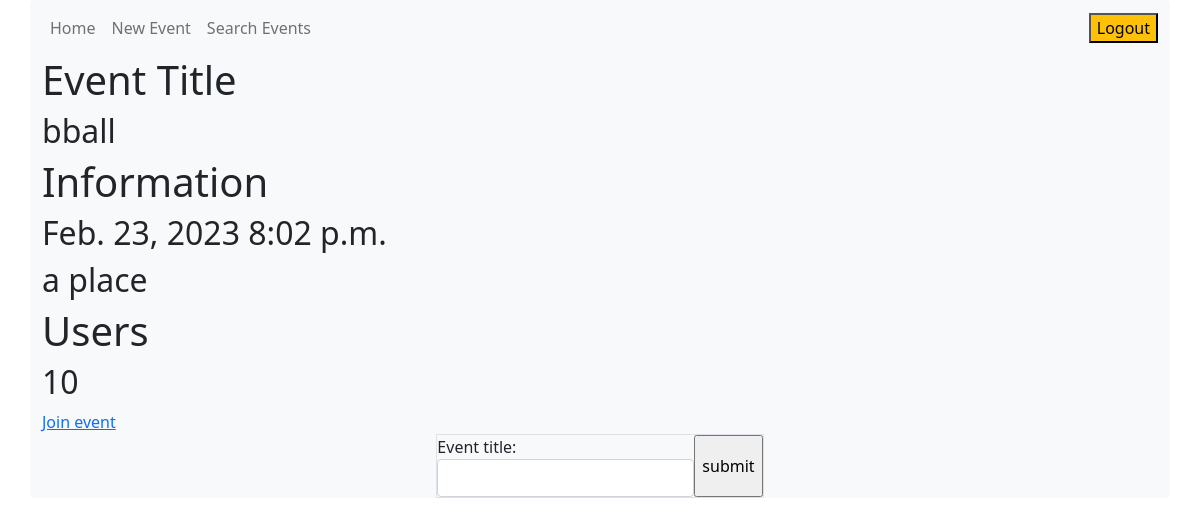
The app's page /view_event/1 with its own data.
### neighborhood_events_app/models.py (models this page shows, shortened)
class Event(models.Model):
    title = models.CharField(max_length=255)
    date = models.DateField()
    time = models.TimeField()
    max_attendees = models.IntegerField()
    information = models.CharField(max_length=255)
    location = models.CharField(max_length=255)
    created_at = models.DateTimeField(auto_now_add=True)
    updated_at = models.DateTimeField(auto_now=True)
    objects = EventManager()
    user = models.ForeignKey(User, related_name= "events", on_delete=models.CASCADE)
    attendees = models.ManyToManyField(User, related_name="attendees")

### neighborhood_events_app/views.py (the view)
# urls.py: path('view_event/<int:id>', views.view_event),
def view_event(request, id):
    context = {
        "event" : Event.objects.get(id=id)
    }
    return render(request, 'view_event.html', context)

### neighborhood_events_app/templates/view_event.html (shortened to what this page needs)
{% extends 'base.html' %}
{% block content %}
<nav class="navbar navbar-expand-lg navbar-light bg-light">
    <div class="collapse navbar-collapse" id="navbarNavDropdown">
        <ul class="navbar-nav">
            <li class="nav-item active">
                <a class="nav-link" href="/dashboard">Home </span></a>
            </li>
            <li class="nav-item">
                <a class="nav-link" href="/create/event">New Event</a>
            </li>
            <li class="nav-item">
                <a class="nav-link" href="/search">Search Events</a>
            </li>
        </ul>
    </div>
    <div class="sub-header">
        <div>
            <form  action="/logout">
                <button class="action_button bg-warning" type="submit">Logout</button>
            </form>
        </div>
    </div>
</nav>
<body>
    <div>
        <h1>Event Title</h1>
        <h2>{{event.title}}</h2>
        <h1>Information</h1>
        <h2>{{event.date}} {{event.time}}</h2>
        <h2>{{event.location}}</h2>
        <h1>Users</h1>
        <h2>{{event.max_attendees}}</h2>
    </div>
    <a href="/join/{{event.id}}">Join event</a>
    <div class="d-flex flex-wrap justify-content-around">
        <form action="/create_event" method="POST" class="index_forms bg-primary-subtle border">
            <div class="form_container d-flex flex-wrap justify-content-space-between">
                <div class="form_group_left">
                    <div class="form_group">
                        <label for="title">Event title:</label>
                        <input type="text" name="title" class="form-control">
                    </div>
                </div>
            <input type="submit" value="submit" class="action_button bg-success-subtle">
        </form>
</body>
{% endblock %}

### records on screen
Event: title "bball", date "Feb. 23, 2023", time "8:02 p.m.", location "a place", max_attendees "10"
